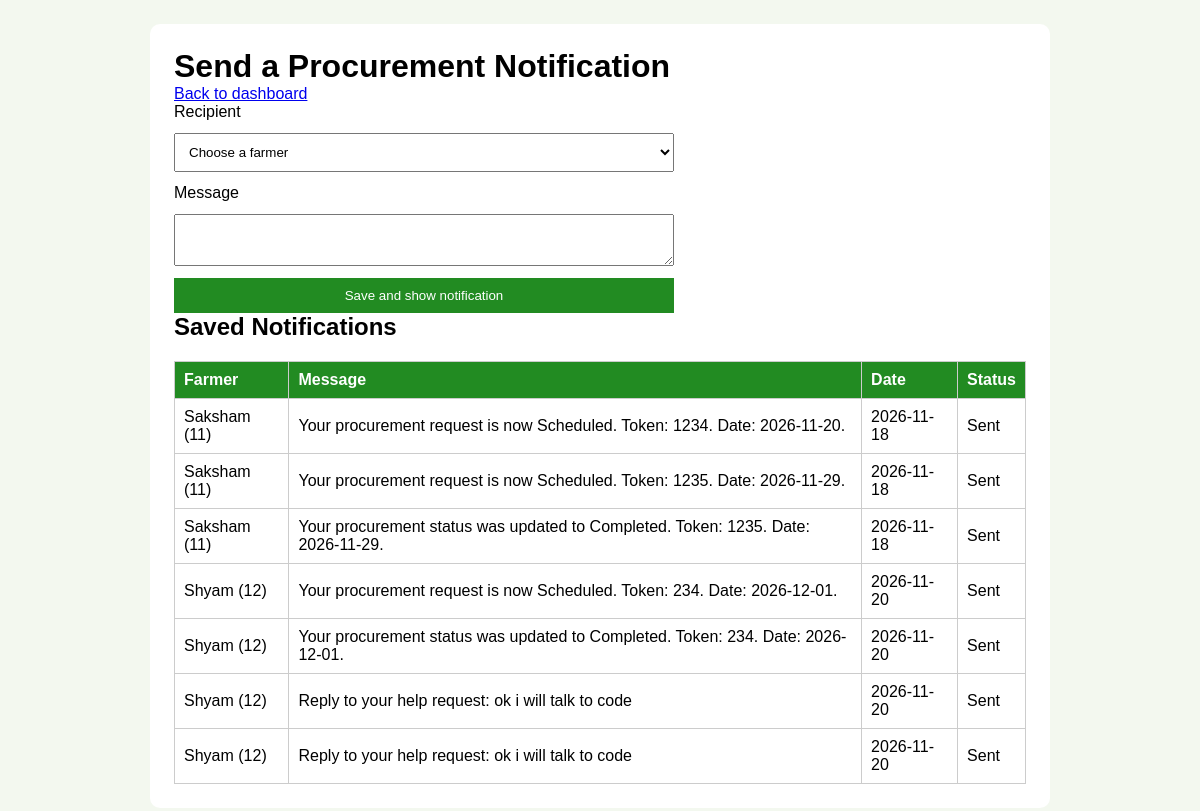
Page /admin_notifications (signed in) on the earlier database version.
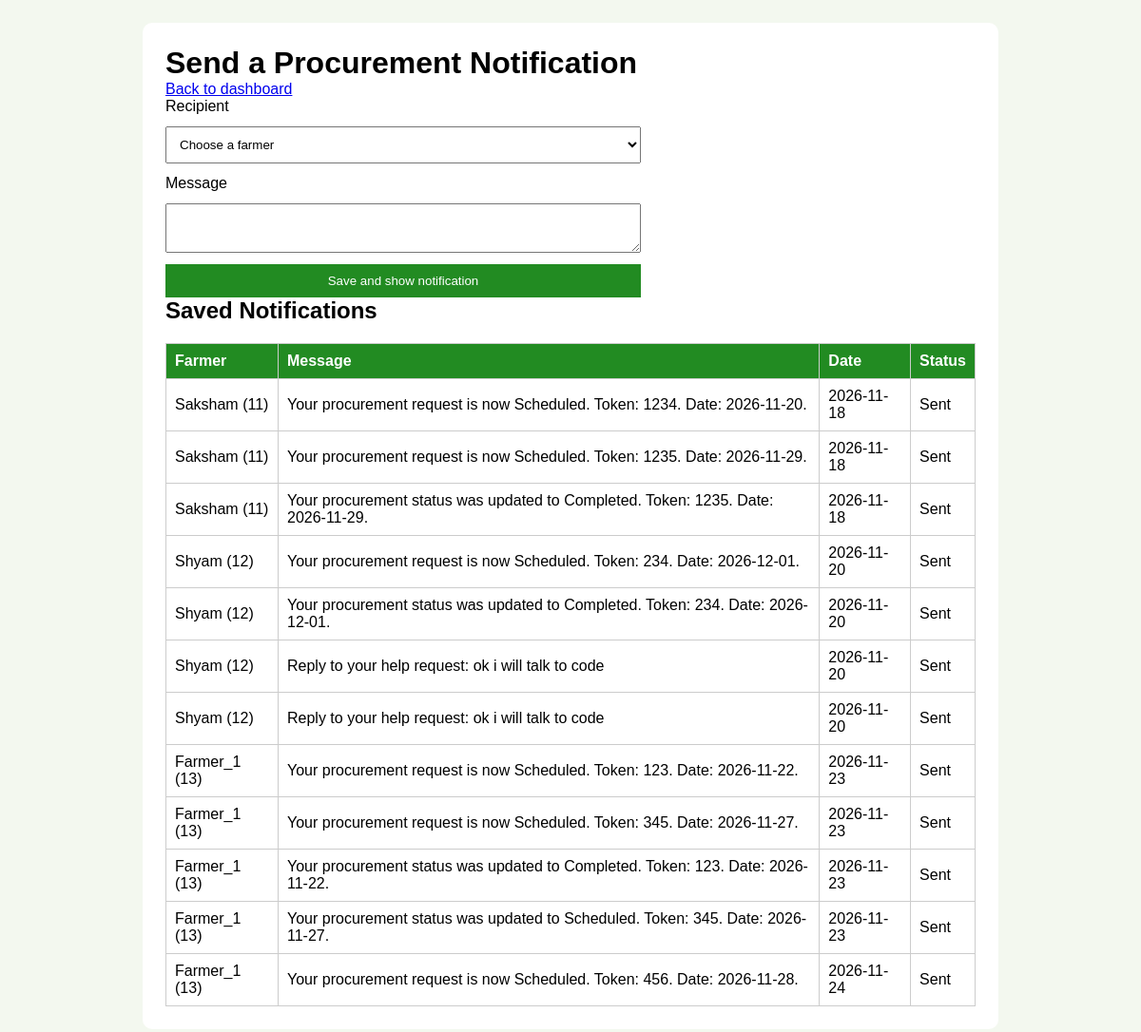
Same page on the later database version.
### tables this page shows
CREATE TABLE notifications (
                Notification_id INTEGER PRIMARY KEY AUTOINCREMENT,
                Farmer_id INTEGER NOT NULL,
                Name TEXT NOT NULL,
                Message TEXT NOT NULL,
                Sent_date TEXT NOT NULL,
                Status TEXT NOT NULL,

                FOREIGN KEY (Farmer_id) REFERENCES farmers(Farmer_id)
            );

### app.py (the view, shortened to what this page needs)
@app.route("/admin_notifications", methods=["GET", "POST"])
def admin_notifications():
    if not admin_is_logged_in():
        return redirect(url_for("admin_login"))
    farmer_records = database.get_all_details()
    message = ""
    notification_records = database.get_all_notifications()
    return render_template(
        "admin_notifications.html",
        farmers=farmer_records,
        notifications=notification_records,
        message=message
    )

### app.py (called while the page is built)
def admin_is_logged_in():
    if session.get("role") == "admin":
        return True
    return False

### database.py (called while the page is built)
def get_all_details():
    conn = sqlite3.connect("database.db")
    try:
        cursor = conn.cursor()
        cursor.execute("SELECT * FROM farmers")
        details = cursor.fetchall()
        for detail in details:
            print(detail)
        print(f"Total farmers retrieved: {len(details)}")
        return details
    finally:
        conn.close()

def get_all_notifications():
    conn = sqlite3.connect("database.db")
    try:
        cursor = conn.cursor()
        cursor.execute("SELECT * FROM notifications")
        details = cursor.fetchall()
        for detail in details:
            print(detail)
        print(f"Total notifications retrieved: {len(details)}")
        return details
    finally:
        conn.close()

### templates/admin_notifications.html (shortened to what this page needs)
<!DOCTYPE html>
<html lang="en">
<head>
    <link rel="stylesheet" href="{{ url_for('style') }}">
</head>
<body>
    <main>
        <h1>Send a Procurement Notification</h1>
        <p><a href="{{ url_for('admin_dashboard') }}">Back to dashboard</a></p>
        <form action="{{ url_for('admin_notifications') }}" method="post">
            <label for="farmer_id">Recipient</label>
            <select id="farmer_id" name="farmer_id" required>
                <option value="">Choose a farmer</option>
            </select>
            <label for="message">Message</label>
            <textarea id="message" name="message" required></textarea>
            <button type="submit">Save and show notification</button>
        </form>
        <h2>Saved Notifications</h2>
        <table>
            <thead><tr><th>Farmer</th><th>Message</th><th>Date</th><th>Status</th></tr></thead>
            <tbody>
                {% for item in notifications %}
                <tr><td>{{ item[2] }} ({{ item[1] }})</td><td>{{ item[3] }}</td><td>{{ item[4] }}</td><td>{{ item[5] }}</td></tr>
                {% else %}
                <tr><td colspan="4">No notifications have been saved.</td></tr>
                {% endfor %}
            </tbody>
        </table>
    </main>
</body>
</html>

### templates/admin_notifications.html (style rules this page uses)
body { font-family: Arial, sans-serif; padding: 24px; background: #f3f8ef; }
main { max-width: 900px; margin: auto; background: white; padding: 24px; border-radius: 10px; }
form { display: flex; flex-direction: column; gap: 12px; max-width: 500px; }
input, select, textarea, button { padding: 10px; }
button { background: #228b22; color: white; border: 0; cursor: pointer; }
table { width: 100%; border-collapse: collapse; margin-top: 20px; }
th, td { padding: 9px; border: 1px solid #ccc; text-align: left; }
th { background: #228b22; color: white; }

Differences in the rows shown:
added notifications: Name "Farmer_1", Farmer "13", Message "Your procurement request is now Scheduled. Token: 123. Date: 2026-11-22.", Sent_date "2026-11-23", Status "Sent"
added notifications: Name "Farmer_1", Farmer "13", Message "Your procurement request is now Scheduled. Token: 345. Date: 2026-11-27.", Sent_date "2026-11-23", Status "Sent"
added notifications: Name "Farmer_1", Farmer "13", Message "Your procurement status was updated to Completed. Token: 123. Date: 2026-11-22.", Sent_date "2026-11-23", Status "Sent"
added notifications: Name "Farmer_1", Farmer "13", Message "Your procurement status was updated to Scheduled. Token: 345. Date: 2026-11-27.", Sent_date "2026-11-23", Status "Sent"
added notifications: Name "Farmer_1", Farmer "13", Message "Your procurement request is now Scheduled. Token: 456. Date: 2026-11-28.", Sent_date "2026-11-24", Status "Sent"
